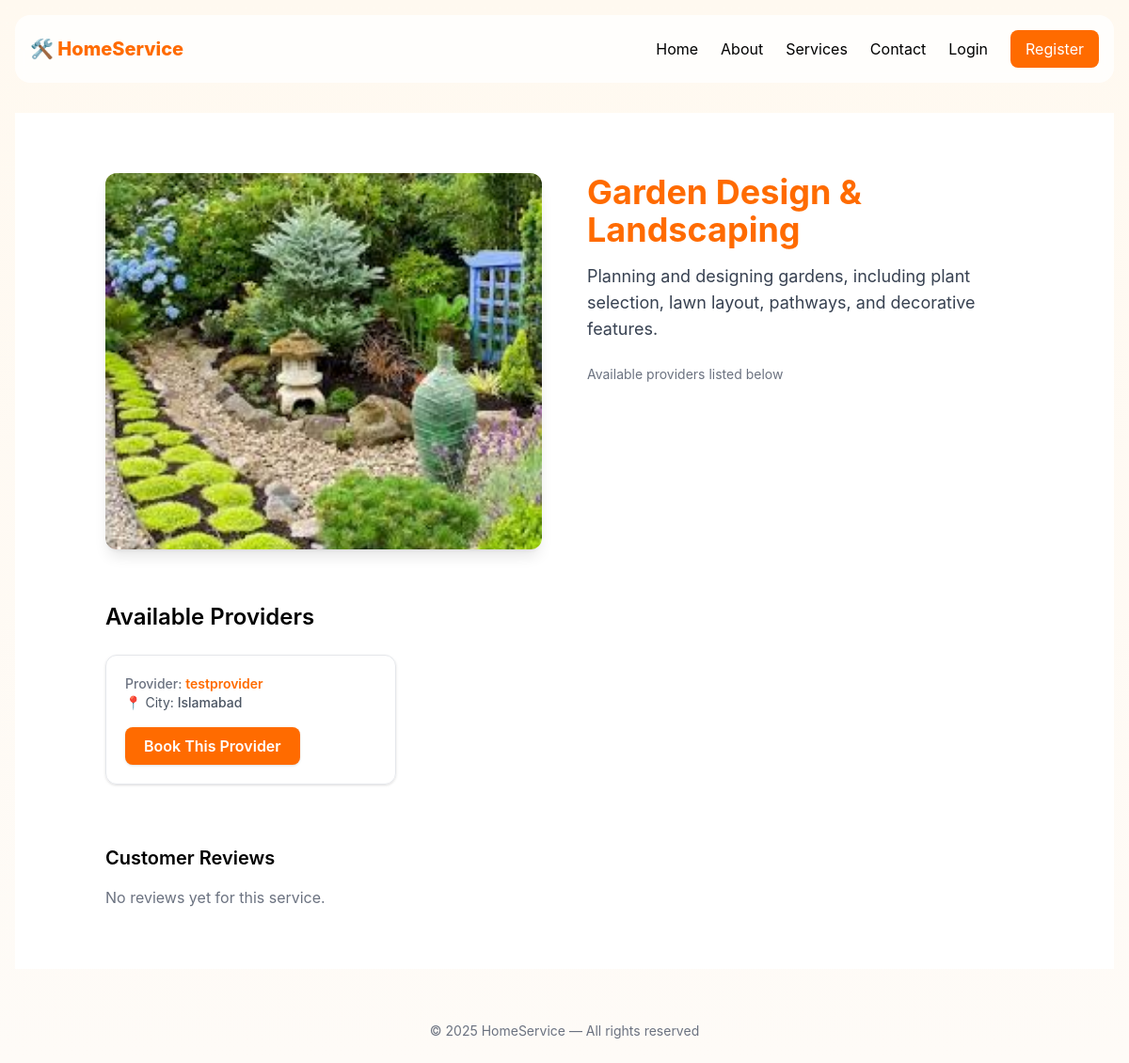
Page /services/4/ on the committed database.
### booking/models.py (models this page shows, shortened)
class Service(models.Model):
    title = models.CharField(max_length=200)
    description = models.TextField()
    service_type = models.ForeignKey(ServiceType, on_delete=models.CASCADE)
    image = models.ImageField(upload_to='services/', blank=True, null=True)

class ProviderService(models.Model):
    service = models.ForeignKey(Service, on_delete=models.CASCADE)
    provider = models.ForeignKey(CustomUser, on_delete=models.CASCADE)
    city = models.ForeignKey(City, on_delete=models.CASCADE)
    price = models.DecimalField(
        max_digits=10,
        decimal_places=2,
        null=True,
        blank=True
    )
    is_active = models.BooleanField(default=True)

class CustomUser(AbstractUser):
    ROLE_CHOICES = (
        ('customer', 'Customer'),
        ('provider', 'Service Provider'),
        ('admin', 'Admin'),
    )
    role = models.CharField(max_length=20, choices=ROLE_CHOICES, default='customer')
    wallet_balance = models.DecimalField(max_digits=10, decimal_places=2, default=0)

class City(models.Model):
    name = models.CharField(max_length=100, unique=True)

### booking/views.py (the view)
# urls.py: path('services/<int:service_id>/', views.service_detail, name='service_detail'),
def service_detail(request, service_id):
    service = get_object_or_404(Service, id=service_id)
    city_id = request.GET.get('city')
    providers = ProviderService.objects.filter(
        service=service,
        is_active=True
    )
    if city_id:
        providers = providers.filter(city_id=city_id)
    cities = City.objects.all()
    return render(request, 'services_detail.html', {
        'service': service,
        'providers': providers,
        'cities': cities,
    })

### booking/templates/services_detail.html
{% extends 'base.html' %}
{% load static %}
{% block content %}
<section class="py-16 px-4 md:px-24 bg-white">
  <div class="grid md:grid-cols-2 gap-12">
    <div data-aos="fade-right">
      {% if service.image %}
        <img
          src="{{ service.image.url }}"
          alt="{{ service.title }}"
          class="rounded-xl shadow-lg w-full h-[400px] object-cover"
        />
      {% else %}
        <img
          src="{% static 'images/placeholder.jpg' %}"
          class="rounded-xl shadow-lg w-full h-[400px] object-cover"
          alt="No Image Available"
        />
      {% endif %}
    </div>
    <div data-aos="fade-left">
      <h2 class="text-4xl font-bold text-[#FF6B00] mb-4">
        {{ service.title }}
      </h2>
      <p class="text-lg text-gray-700 mb-6">
        {{ service.description }}
      </p>
      <p class="text-sm text-gray-500">
        Available providers listed below
      </p>
    </div>
  </div>
  <div class="mt-14">
    <h2 class="text-2xl font-semibold mb-6" data-aos="fade-up">
      Available Providers
    </h2>
    {% if providers %}
      <div class="grid gap-6 md:grid-cols-2 lg:grid-cols-3">
        {% for ps in providers %}
          <div
            class="border rounded-xl p-5 shadow hover:shadow-lg transition"
            data-aos="zoom-in"
          >
            <p class="text-sm font-medium text-gray-500">
              Provider:
              <a
                href="{% url 'provider_profile' ps.provider.id %}"
                class="text-[#FF6B00] hover:underline font-semibold"
              >
                {{ ps.provider.username }}
              </a>
            </p>
            <p class="text-sm text-gray-600 mb-4">
              📍 City:
              <span class="font-medium">{{ ps.city.name }}</span>
            </p>
            <a
              href="{% url 'create_booking' ps.id %}"
              class="inline-block bg-[#FF6B00] hover:bg-[#e65c00]
                     text-white font-semibold py-2 px-5 rounded-lg shadow transition"
            >
              Book This Provider
            </a>
          </div>
        {% endfor %}
      </div>
    {% else %}
      <p class="text-gray-500">
        No providers available for this service yet.
      </p>
    {% endif %}
  </div>
  <div class="mt-16">
    <h2 class="text-xl font-semibold mb-4" data-aos="fade-up">
      Customer Reviews
    </h2>
    {% if reviews %}
      <ul class="space-y-4">
        {% for review in reviews %}
          <li class="border p-4 rounded shadow" data-aos="fade-up">
            <p><strong>Rating:</strong> {{ review.rating }} / 5</p>
            <p><strong>Comment:</strong> {{ review.comment }}</p>
            <p class="text-sm text-gray-500">
              {{ review.created_at|date:"F j, Y" }}
            </p>
          </li>
        {% endfor %}
      </ul>
    {% else %}
      <p class="text-gray-500">
        No reviews yet for this service.
      </p>
    {% endif %}
  </div>
</section>
{% endblock %}

### booking/templates/base.html (style rules this page uses)
:root { --accent: #ff6b00; }
body { background: linear-gradient(180deg, #fff9f0, #fefbf7); font-family: Inter, system-ui, sans-serif; overflow-x: hidden; }

### rows in the picture
Service: image (picture), title "Garden Design & Landscaping", description "Planning and designing gardens, including plant selection, lawn layout, pathways, and decorative features."
ProviderService: provider.username "testprovider", city.name "Islamabad"
